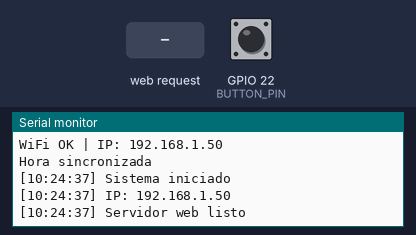
Bench run of a sketch on a simulated ESP32. Shown: the last lines printed to the serial monitor. The inputs (shaded band) are chosen by the test bench; at power-on: GPIO 22 (BUTTON_PIN) HIGH. WiFi joins after 1.5 s; servers stay silent unless stated; a WiFi scan finds three made-up networks; the local clock reads 2024-03-15 10:24:30 at power-on unless the sketch sets it.

Above: at 8.2 s.
8.3 s: GPIO 22 (BUTTON_PIN) pulled LOW for 0.15 s
At 8.9 s:
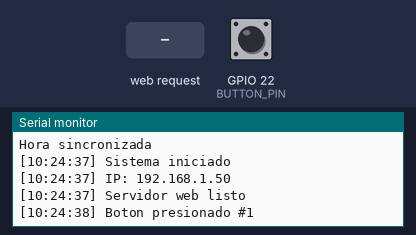
9.9 s: HTTP request GET /clear received
At 11.1 s:
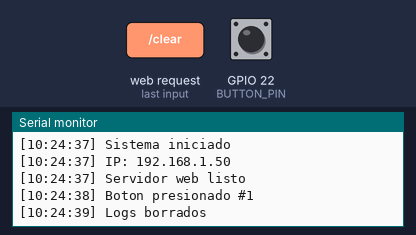
11.4 s: GPIO 22 (BUTTON_PIN) pulled LOW for 1 s
At 12.4 s:
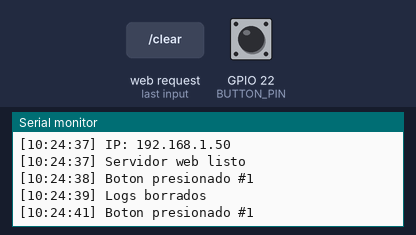

The sketch:

logs.ino
```cpp
#include <WiFi.h>
#include <WebServer.h>
#include <time.h>

const char* ssid     = "Wewewewe";
const char* password = "GoAfkPls";
#define BUTTON_PIN 22

WebServer server(80);
int pressCount = 0;
String ipAddress = "0.0.0.0";
bool timeOk = false;
String logs[5];
int logCount = 0;

String getTime() {
  if (!timeOk) return "--:--:--";
  struct tm t;
  if (!getLocalTime(&t)) return "??:??:??";
  char buf[9];
  strftime(buf, sizeof(buf), "%H:%M:%S", &t);
  return String(buf);
}

void addLog(String msg) {
  String entry = "[" + getTime() + "] " + msg;
  Serial.println(entry);
  if (logCount >= 5) {
    for (int i = 0; i < 4; i++) logs[i] = logs[i+1];
    logs[4] = entry;
  } else {
    logs[logCount++] = entry;
  }
}

void setup() {
  Serial.begin(115200);
  delay(3000);
  pinMode(BUTTON_PIN, INPUT_PULLUP);

  WiFi.scanNetworks();
  WiFi.begin(ssid, password);
  Serial.print("Conectando a WiFi");
  int attempts = 0;
  while (WiFi.status() != WL_CONNECTED && attempts++ < 40) {
    delay(500);
    Serial.print(".");
  }
  Serial.println();

  if (WiFi.status() != WL_CONNECTED) {
    Serial.println("ERROR: No se pudo conectar al WiFi.");
    while(1) { delay(1000); Serial.println("Reinicia la placa..."); }
  }

  ipAddress = WiFi.localIP().toString();
  Serial.println("WiFi OK | IP: " + ipAddress);

  configTime(3600, 3600, "pool.ntp.org");
  struct tm t;
  for (int i = 0; i < 10 && !timeOk; i++) {
    delay(500);
    if (getLocalTime(&t)) timeOk = true;
  }
  Serial.println(timeOk ? "Hora sincronizada" : "Sin hora NTP");

  addLog("Sistema iniciado");
  addLog("IP: " + ipAddress);

  server.on("/", []() {
    String html = "<!DOCTYPE html><html><head>"
      "<meta charset='UTF-8'><meta name='viewport' content='width=device-width,initial-scale=1'>"
      "<title>ESP32 Boton</title><style>"
      "body{font-family:Arial;padding:20px}"
      ".green{background:#4CAF50;color:#fff;padding:15px;border-radius:5px;text-align:center;font-size:20px}"
      ".blue{background:#3498db;color:#fff;padding:10px;border-radius:5px;text-align:center;margin:10px 0}"
      ".count{font-size:24px;color:#2196F3;text-align:center;margin:20px}"
      ".box{border:2px solid #ddd;padding:15px;margin-top:20px;border-radius:5px}"
      ".item{padding:5px 0;border-bottom:1px solid #eee}"
      ".ts{color:#666;font-size:.9em;font-family:monospace}"
      "</style></head><body>"
      "<h1>ESP32 Button Logger</h1>"
      "<div class='green'>IP: " + ipAddress + "</div>"
      "<div class='blue'>Hora: <strong>" + getTime() + "</strong></div>"
      "<h2 class='count'>Pulsaciones: " + String(pressCount) + "</h2>"
      "<p style='text-align:center'>Boton en <strong>GPIO " + String(BUTTON_PIN) + "</strong></p>"
      "<p style='text-align:center'><a href='/'>Actualizar</a> | <a href='/clear'>Borrar Logs</a></p>"
      "<div class='box'><h3>Historial:</h3>";

    if (!logCount) {
      html += "<p>Presiona el boton para ver logs aqui...</p>";
    } else {
      for (int i = 0; i < logCount; i++) {
        int sep = logs[i].indexOf("] ");
        html += "<div class='item'><div class='ts'>" + logs[i].substring(0, sep+1) + "</div>"
                "<div>" + logs[i].substring(sep+2) + "</div></div>";
      }
    }
    html += "</div></body></html>";
    server.send(200, "text/html", html);
  });

  server.on("/clear", []() {
    for (int i = 0; i < 5; i++) logs[i] = "";
    logCount = 0;
    pressCount = 0;
    addLog("Logs borrados");
    server.sendHeader("Location", "/");
    server.send(302, "text/plain", "");
  });

  server.begin();
  addLog("Servidor web listo");
}

void loop() {
  server.handleClient();
  static bool lastBtn = HIGH;
  bool btn = digitalRead(BUTTON_PIN);

  if (btn == LOW && lastBtn == HIGH) {
    delay(30);
    if (digitalRead(BUTTON_PIN) == LOW) {
      addLog("Boton presionado #" + String(++pressCount));
      while (digitalRead(BUTTON_PIN) == LOW) { delay(10); server.handleClient(); }
    }
  }
  lastBtn = btn;
  delay(10);
}
```

Measured:
- after the input at 8.3 s, the serial monitor: prints a new line at once (image 1)
- after the input at 9.9 s, the serial monitor: prints a new line at once (image 2)
- after the input at 11.4 s, the serial monitor: prints a new line at once (image 3)
